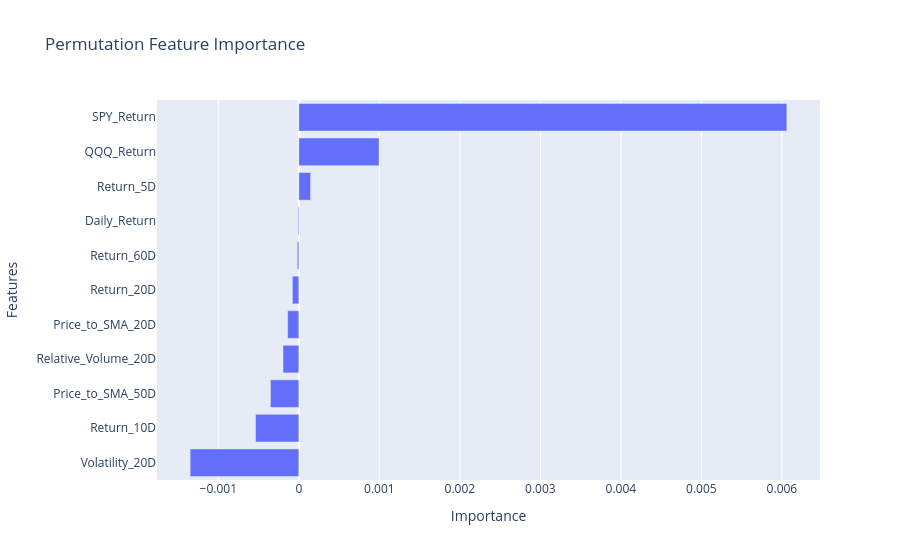

Notebook code for this chart:
### Code cell
fig = px.bar(permutation_importance_df, x="Importance", y="Features", orientation="h", title="Permutation Feature Importance")

fig.update_layout(
    yaxis={"categoryorder": "total ascending"}
)

fig.show()

### Figure 1 — Plotly figure (JSON) as saved in the notebook; plotly's stock layout.template omitted (floating-point values rounded to 4 significant figures)
{"data": [{"hovertemplate": "Importance=%{x}<br>Features=%{y}<extra></extra>", "legendgroup": "", "marker": {"color": "#636efa", "pattern": {"shape": ""}}, "name": "", "orientation": "h", "showlegend": false, "textposition": "auto", "type": "bar", "x": [0.006062, 0.0009964, 0.000146, -9.841e-06, -1.961e-05, -8.007e-05, -0.0001391, -0.0001965, -0.0003524, -0.0005381, -0.00135], "xaxis": "x", "y": ["SPY_Return", "QQQ_Return", "Return_5D", "Daily_Return", "Return_60D", "Return_20D", "Price_to_SMA_20D", "Relative_Volume_20D", "Price_to_SMA_50D", "Return_10D", "Volatility_20D"], "yaxis": "y"}], "layout": {"barmode": "relative", "legend": {"tracegroupgap": 0}, "title": {"text": "Permutation Feature Importance"}, "xaxis": {"anchor": "y", "domain": [0, 1], "title": {"text": "Importance"}}, "yaxis": {"anchor": "x", "categoryorder": "total ascending", "domain": [0, 1], "title": {"text": "Features"}}}}
